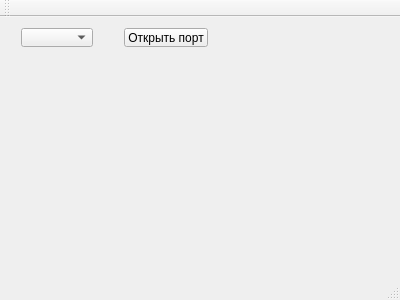
<?xml version="1.0" encoding="UTF-8"?>
<ui version="4.0">
 <class>MainWindow</class>
 <widget class="QMainWindow" name="MainWindow">
  <property name="geometry">
   <rect>
    <x>0</x>
    <y>0</y>
    <width>400</width>
    <height>300</height>
   </rect>
  </property>
  <property name="windowTitle">
   <string>MainWindow</string>
  </property>
  <widget class="QWidget" name="centralWidget">
   <widget class="QWidget" name="horizontalLayoutWidget">
    <property name="geometry">
     <rect>
      <x>10</x>
      <y>0</y>
      <width>209</width>
      <height>41</height>
     </rect>
    </property>
    <layout class="QHBoxLayout" name="horizontalLayout">
     <item>
      <widget class="QComboBox" name="comboBox"/>
     </item>
     <item>
      <spacer name="horizontalSpacer">
       <property name="orientation">
        <enum>Qt::Horizontal</enum>
       </property>
       <property name="sizeHint" stdset="0">
        <size>
         <width>40</width>
         <height>20</height>
        </size>
       </property>
      </spacer>
     </item>
     <item>
      <widget class="QPushButton" name="pushButton">
       <property name="text">
        <string>Открыть порт</string>
       </property>
      </widget>
     </item>
    </layout>
   </widget>
  </widget>
  <widget class="QToolBar" name="mainToolBar">
   <attribute name="toolBarArea">
    <enum>TopToolBarArea</enum>
   </attribute>
   <attribute name="toolBarBreak">
    <bool>false</bool>
   </attribute>
  </widget>
  <widget class="QStatusBar" name="statusBar"/>
 </widget>
 <layoutdefault spacing="6" margin="11"/>
 <resources/>
 <connections/>
</ui>
